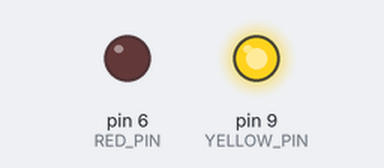
The sketch below on a simulated Arduino Uno, built with avr-gcc and run on an emulated ATmega328P. Shown: output pins drawn as LEDs (lit = HIGH).

Above: at 0.2 s.
At 5.2 s:
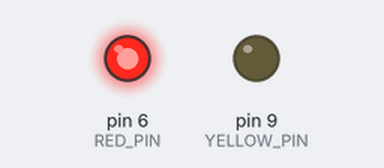
At 9.7 s:
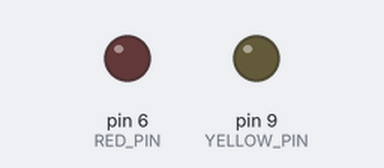
Timing chart, 0 to 10.4 s (numbered marks = the images above):
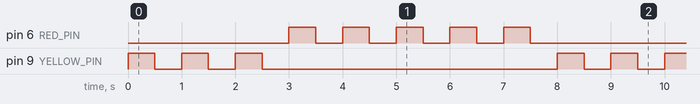

The sketch:

08_for_loop_expl.ino
```cpp
const int RED_PIN = 6;
const int YELLOW_PIN = 9;
const int RED_TIME = 500;
const int YELLOW_TIME = 500;

void setup()
{
    pinMode(RED_PIN, OUTPUT);
    pinMode(YELLOW_PIN, OUTPUT);
    Serial.begin(9600);
}

void loop()
{
    for (int i = 0; i < 3; i++)
    {
        digitalWrite(YELLOW_PIN, HIGH);
        delay(YELLOW_TIME);
        digitalWrite(YELLOW_PIN, LOW);
        delay(YELLOW_TIME);
    }

    for (int i = 0; i < 5; i++)
    {
        digitalWrite(RED_PIN, HIGH);
        delay(RED_TIME);
        digitalWrite(RED_PIN, LOW);
        delay(RED_TIME);
    }
}
```

Measured:
- by itself, pin 6 (RED_PIN): repeats every 8.0 s: 4 × (LOW 0.50 s, HIGH 0.50 s), LOW 3.5 s, HIGH 0.50 s
- by itself, pin 9 (YELLOW_PIN): repeats every 8.0 s: 2 × (LOW 0.50 s, HIGH 0.50 s), LOW 5.5 s, HIGH 0.50 s
- by itself, everything shown: repeats every 8.0 s, in 16 steps
